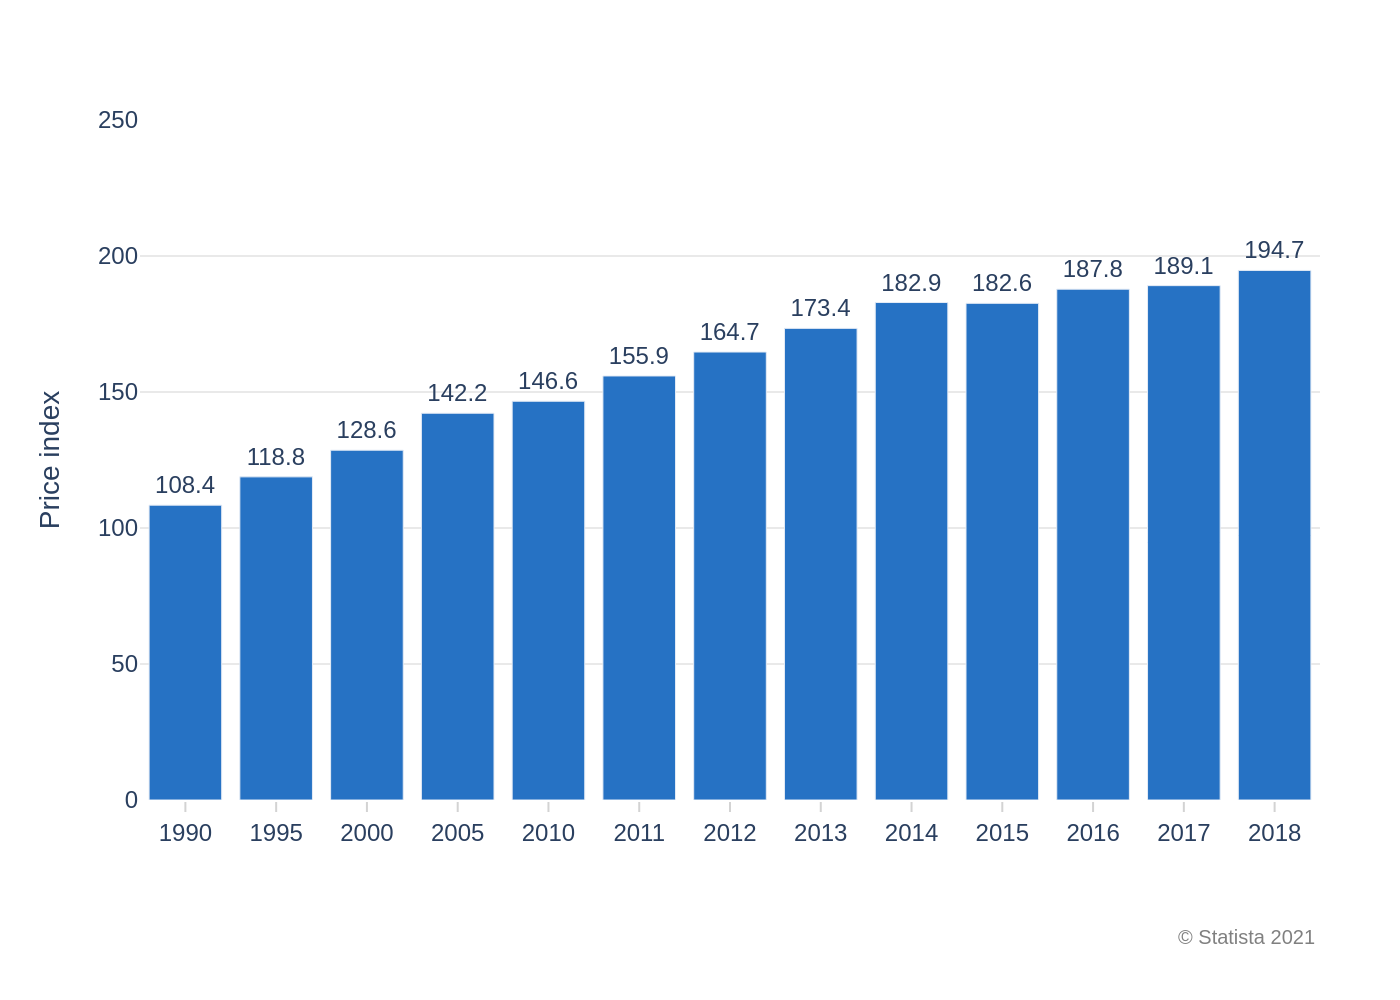

Write the Python code that produced this figure.
import sys
import json
import pathlib
import plotly.graph_objects as go

# --- 1. Load Data from JSON ---
# The script requires the path to the JSON file as a command-line argument.
if len(sys.argv) != 2:
    print(f"Usage: python {sys.argv[0]} <json_file_path>")
    sys.exit(1)

json_path = sys.argv[1]
try:
    with open(json_path, 'r', encoding='utf-8') as f:
        chart_info = json.load(f)
except FileNotFoundError:
    print(f"Error: JSON file not found at '{json_path}'")
    sys.exit(1)
except json.JSONDecodeError:
    print(f"Error: Could not decode JSON from '{json_path}'")
    sys.exit(1)

# Extract data and texts from the JSON structure
chart_data = chart_info.get('chart_data', [])
texts = chart_info.get('texts', {})
colors = chart_info.get('colors', [])

# Prepare data for Plotly
x_values = [item['x'] for item in chart_data]
y_values = [item['y'] for item in chart_data]

# --- 2. Create the Chart ---
fig = go.Figure()

# Add the bar trace, ensuring data is plotted in the order it appears in the JSON
fig.add_trace(go.Bar(
    x=x_values,
    y=y_values,
    text=y_values,
    textposition='outside',
    texttemplate='%{text}',
    marker_color=colors[0] if colors else None,
    cliponaxis=False # Allows text to render outside the plot area if needed
))

# --- 3. Configure Layout and Styling ---
# Combine title and subtitle using HTML for rich text formatting
title_text = texts.get('title') or ''
subtitle_text = texts.get('subtitle') or ''
if subtitle_text:
    title_text = f"<b>{title_text}</b><br><sub>{subtitle_text}</sub>"
else:
    title_text = f"<b>{title_text}</b>" if title_text else ""

fig.update_layout(
    title={
        'text': title_text,
        'y': 0.95,
        'x': 0.5,
        'xanchor': 'center',
        'yanchor': 'top'
    },
    xaxis_title=texts.get('x_axis_title'),
    yaxis_title=texts.get('y_axis_title'),
    font=dict(
        family="Arial",
        size=12
    ),
    plot_bgcolor='white',
    paper_bgcolor='white',
    showlegend=False,
    xaxis=dict(
        showgrid=False,
        showline=False,
        ticks='outside',
        tickcolor='lightgrey',
        categoryorder='array', # Explicitly set category order
        categoryarray=x_values
    ),
    yaxis=dict(
        showgrid=True,
        gridcolor='#e9e9e9',
        gridwidth=1,
        showline=False,
        ticks='',
        range=[0, 250]
    ),
    margin=dict(l=70, r=40, t=60, b=100) # Adjust margins to prevent clipping
)

# Add source annotation at the bottom right
source_text = texts.get('source')
if source_text:
    fig.add_annotation(
        text=source_text,
        align='right',
        showarrow=False,
        xref='paper',
        yref='paper',
        x=1.0,
        y=-0.18, # Position below x-axis
        xanchor='right',
        yanchor='top',
        font=dict(size=10, color="#808080")
    )


# --- 4. Output the Chart ---
# Derive the output filename from the input JSON filename
base_filename = pathlib.Path(json_path).stem
output_filename = f"{base_filename}.png"

# Save the figure to a high-resolution PNG file
fig.write_image(output_filename, scale=2)

print(f"Chart successfully generated and saved to '{output_filename}'")
